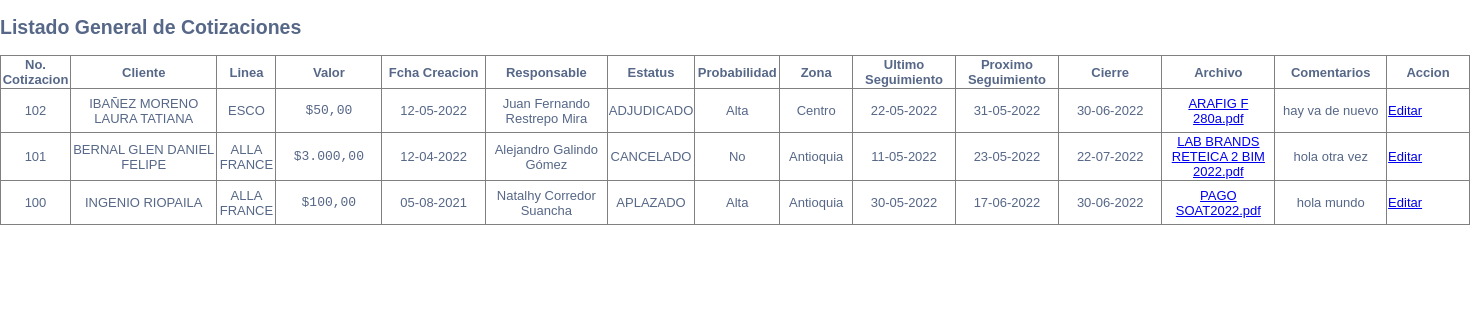
Screenshot of /subir/old/listarprueba.php with the database file from the repository.
### tables this page shows
CREATE TABLE IF NOT EXISTS `tbl_cotizacion` (
  `id_registro` int(11) NOT NULL AUTO_INCREMENT,
  `id_cotizacion` int(11) NOT NULL,
  `id_cliente` varchar(20) NOT NULL,
  `id_linea` int(11) NOT NULL,
  `valor` bigint(255) NOT NULL,
  `fecha_crea` date NOT NULL,
  `id_responsable` int(11) NOT NULL,
  `id_estatus` int(11) NOT NULL,
  `Probabilidad` varchar(11) NOT NULL,
  `id_zona` int(11) NOT NULL,
  `ultseg_fecha` date NOT NULL,
  `proxseg_fecha` date NOT NULL,
  `cierre_fecha` date NOT NULL,
  `archivo` varchar(255) NOT NULL,
  `id_usuario` int(11) NOT NULL,
  `comentarios` varchar(200) NOT NULL,
  `Supervisor` varchar(11) NOT NULL,
  PRIMARY KEY (`id_registro`)
);

CREATE TABLE IF NOT EXISTS `tbl_cliente` (
  `id_cliente` varchar(15) NOT NULL,
  `nombre_cliente` varchar(100) NOT NULL,
  PRIMARY KEY (`id_cliente`)
);

CREATE TABLE IF NOT EXISTS `tbl_linea` (
  `id_linea` int(11) NOT NULL,
  `nombre_linea` varchar(255) NOT NULL,
  PRIMARY KEY (`id_linea`)
);

CREATE TABLE IF NOT EXISTS `tbl_responsable` (
  `id_responsable` int(11) NOT NULL,
  `nombre_responsable` varchar(50) NOT NULL,
  `ini_responsable` varchar(11) NOT NULL,
  `Supervisor` varchar(11) NOT NULL,
  PRIMARY KEY (`id_responsable`)
);

CREATE TABLE IF NOT EXISTS `tbl_estatus` (
  `id_estatus` int(11) NOT NULL,
  `nombre_estatus` varchar(20) NOT NULL,
  PRIMARY KEY (`id_estatus`),
  KEY `id_estatus` (`id_estatus`),
  KEY `id_estatus_2` (`id_estatus`)
);

CREATE TABLE IF NOT EXISTS `tbl_zona` (
  `id_zona` int(11) NOT NULL,
  `nombre_zona` varchar(50) NOT NULL,
  PRIMARY KEY (`id_zona`)
);

### cotizaciones/subir/config.inc.php (called while the page is built, shortened)
<?php
class Conect_MySql {
     var $obj = array ( "dbname"	=>	"ingresar",
                       "dbuser"		=>	"admin"		,
                       "dbpwd"		=>	"Q!w2e3r4t5"		,
                       "dbhost"		=>	"localhost"	);
     var $db_connect_id = "";
    private function connect(){
		$this->db_connect_id = mysqli_connect($this->obj['dbhost'],$this->obj['dbuser'],$this->obj['dbpwd'],$this->obj['dbname']);
  }
function execute($query) {
        $this->q_id = mysqli_query($this->db_connect_id,$query);
	return $this->q_id;
    }
  public function fetch_row($q_id = "") {
        $result = mysqli_fetch_array($q_id);
        return $result;
    }
}
?>

### subir/old/listarprueba.php (the view, shortened to what this page needs)
<!DOCTYPE html>
<html>
	    <head>
    </head>
<link rel="stylesheet" type="text/css" href="css/style.css">
<body>
    <div class="container">
        <div class="table-wrapper">
            <div class="table-title">
			                <div class="row">
                    <div class="col-sm-4">
						<h2>Listado General de Cotizaciones</h2>
					</div>
                </div>
            </div>
		<table width="1470" border='1' style="border-collapse: collapse" >
  <tbody>
  	   <thead>
			<tr>
                <th width="67" scope="col">No. Cotizacion</th>
                <th width="144" scope="col">Cliente</th>
                <th width="56" scope="col">Linea</th>
                <th width="103" scope="col">Valor</th>
                <th width="101" scope="col">Fcha Creacion</th>
                <th width="119" scope="col">Responsable</th>
                <th width="66" scope="col">Estatus</th>
                <th width="82" scope="col">Probabilidad</th>
                <th width="70" scope="col">Zona</th>
                <th width="100" scope="col">Ultimo Seguimiento</th>
                <th width="100" scope="col">Proximo Seguimiento</th>
                <th width="101" scope="col">Cierre</th>
                <th width="110" scope="col">Archivo</th>
                <th width="109" scope="col">Comentarios</th>
				<th width="80" scope="col">Accion</th>
            </tr>
		</thead>
        <?php
        include 'config.inc.php';
        $db=new Conect_MySql();
			$sql = "SELECT id_cotizacion, tbl_cliente.nombre_cliente, tbl_linea.nombre_linea, valor, fecha_crea, tbl_responsable.nombre_responsable, tbl_estatus.nombre_estatus, probabilidad, tbl_zona.nombre_zona, ultseg_fecha, proxseg_fecha, cierre_fecha,archivo,comentarios FROM `tbl_cotizacion` INNER JOIN tbl_cliente ON tbl_cotizacion.id_cliente = tbl_cliente.id_cliente INNER JOIN tbl_responsable ON tbl_cotizacion.id_responsable = tbl_responsable.id_responsable INNER JOIN tbl_estatus ON tbl_cotizacion.id_estatus = tbl_estatus.id_estatus INNER JOIN tbl_zona ON tbl_cotizacion.id_zona = tbl_zona.id_zona INNER JOIN tbl_linea ON tbl_cotizacion.id_linea = tbl_linea.id_linea ORDER BY fecha_crea DESC";
            $query = $db->execute($sql);
            while($datos=$db->fetch_row($query)){?>
			<tr>
                <td align="center" valign="middle" scope="row" data-label="No. Cotizacion"><?php echo $datos['id_cotizacion']; ?></td>
                <td align="center" valign="middle"><?php echo $datos['nombre_cliente']; ?></td>
				<td align="center" valign="middle"><?php echo $datos['nombre_linea']; ?></td>
				<td align="center" valign="middle"><pre>$<?php echo number_format ($datos ['valor'],2,',','.'); ?></pre></td>
				<td align="center" valign="middle"><?php echo date("d-m-Y", strtotime($datos["fecha_crea"])); ?></td>
				<td align="center" valign="middle"><?php echo $datos['nombre_responsable']; ?></td>
				<td align="center" valign="middle"><?php echo $datos['nombre_estatus']; ?></td>
				<td align="center" valign="middle"><?php echo $datos['probabilidad']; ?></td>
				<td align="center" valign="middle"><?php echo $datos['nombre_zona']; ?></td>
				<td align="center" valign="middle"><?php echo date("d-m-Y", strtotime($datos["ultseg_fecha"])); ?></td>
				<td align="center" valign="middle"><?php echo date("d-m-Y", strtotime($datos["proxseg_fecha"])); ?></td>
				<td align="center" valign="middle"><?php echo date("d-m-Y", strtotime($datos["cierre_fecha"])); ?></td>
                <td align="center" valign="middle"><a href="archivo_r.php?id=<?php echo $datos['id_cotizacion']?>"><?php echo $datos['archivo']; ?></a></td>
				<td align="center" valign="middle"><font site="1px"><?php echo $datos['comentarios']; ?></td>
               	<td><a  class="myButton" title="Aquí para nuevas modificaciones" href="editar_r.php?id=<?php echo $datos['id_cotizacion']?>">Editar</a>
              </tr>
		</tbody>
          <?php  } ?>
        </table>
</body>
</html>

### css/style.css (style rules this page uses)
body, div { margin:0; padding:0; }
body { background:#AAA; }

### subir/old/listarprueba.php (style rules this page uses)
body { color: #566787; background: #ffffff; font-family: 'Varela Round', sans-serif; font-size: 13px; }

### rows the page displays
tbl_cotizacion: id_cotizacion "102", id_cliente.nombre_cliente "IBAÑEZ MORENO LAURA TATIANA", id_linea.nombre_linea "ESCO", valor "50,00", fecha_crea "12-05-2022", id_responsable.nombre_responsable "Juan Fernando Restrepo Mira", id_estatus.nombre_estatus "ADJUDICADO", Probabilidad "Alta", id_zona.nombre_zona "Centro", ultseg_fecha "22-05-2022", proxseg_fecha "31-05-2022", cierre_fecha "30-06-2022", archivo "ARAFIG F 280a.pdf", comentarios "hay va de nuevo"
tbl_cotizacion: id_cotizacion "101", id_cliente.nombre_cliente "BERNAL GLEN DANIEL FELIPE", id_linea.nombre_linea "ALLA FRANCE", valor "3.000,00", fecha_crea "12-04-2022", id_responsable.nombre_responsable "Alejandro Galindo Gómez", id_estatus.nombre_estatus "CANCELADO", Probabilidad "No", id_zona.nombre_zona "Antioquia", ultseg_fecha "11-05-2022", proxseg_fecha "23-05-2022", cierre_fecha "22-07-2022", archivo "LAB BRANDS RETEICA 2 BIM 2022.pdf", comentarios "hola otra vez"
tbl_cotizacion: id_cotizacion "100", id_cliente.nombre_cliente "INGENIO RIOPAILA", id_linea.nombre_linea "ALLA FRANCE", valor "100,00", fecha_crea "05-08-2021", id_responsable.nombre_responsable "Natalhy Corredor Suancha", id_estatus.nombre_estatus "APLAZADO", Probabilidad "Alta", id_zona.nombre_zona "Antioquia", ultseg_fecha "30-05-2022", proxseg_fecha "17-06-2022", cierre_fecha "30-06-2022", archivo "PAGO SOAT2022.pdf", comentarios "hola mundo"
